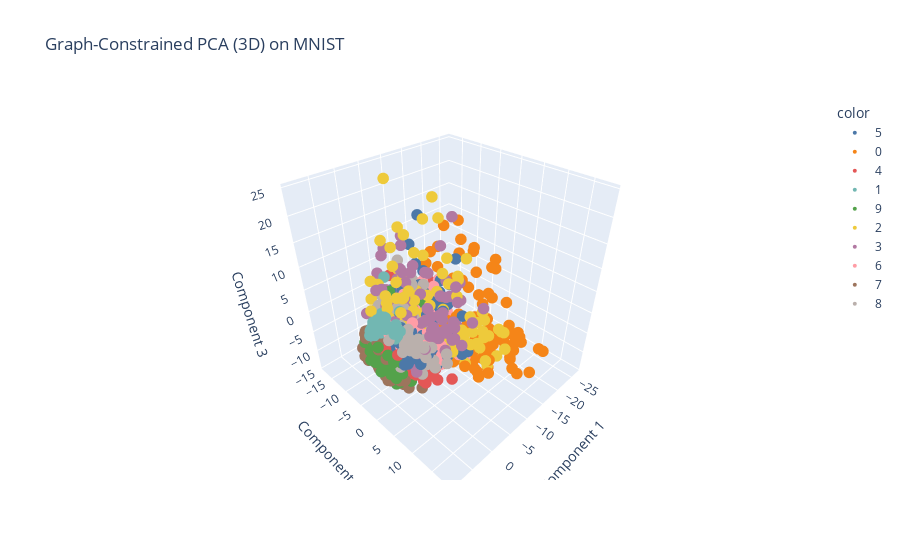
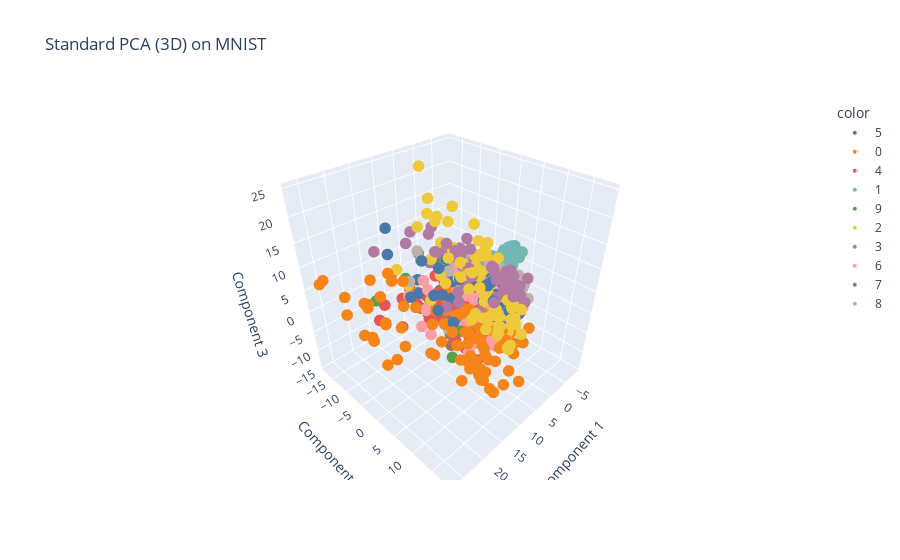

The notebook cell saved with these charts, in order:
### Code cell
plot_3d_plotly(X_gc_pca_3d, y, "Graph-Constrained PCA (3D) on MNIST")
plot_3d_plotly(X_pca_3d, y, "Standard PCA (3D) on MNIST")
